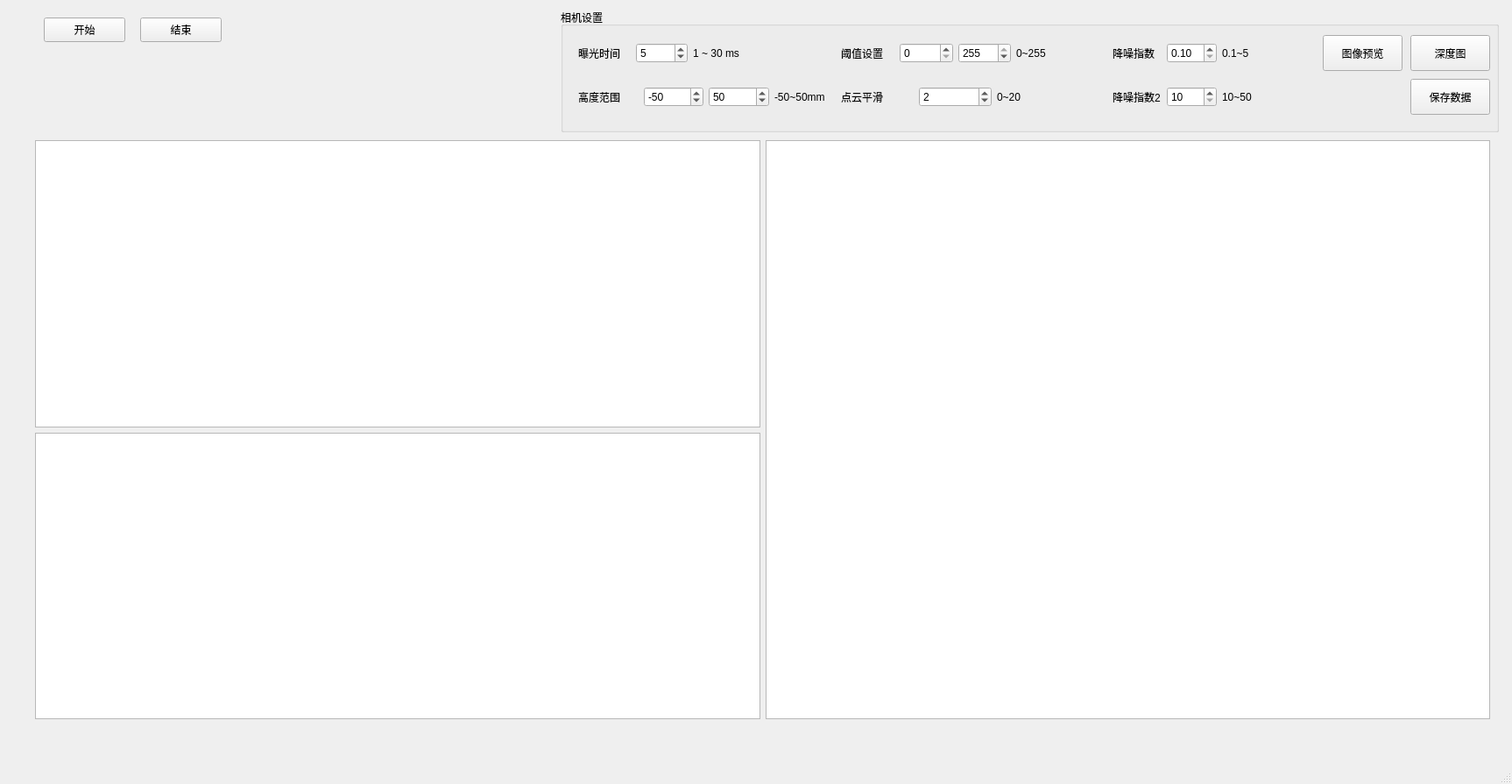
<?xml version="1.0" encoding="UTF-8"?>
<ui version="4.0">
 <class>MainWindow</class>
 <widget class="QMainWindow" name="MainWindow">
  <property name="geometry">
   <rect>
    <x>0</x>
    <y>0</y>
    <width>1726</width>
    <height>895</height>
   </rect>
  </property>
  <property name="windowTitle">
   <string>MainWindow</string>
  </property>
  <widget class="QWidget" name="centralwidget">
   <widget class="QWidget" name="gridLayoutWidget">
    <property name="geometry">
     <rect>
      <x>40</x>
      <y>160</y>
      <width>1661</width>
      <height>681</height>
     </rect>
    </property>
    <layout class="QGridLayout" name="gridLayout" rowstretch="0,0,0" columnstretch="0,0,0" rowminimumheight="0,0,0" columnminimumwidth="0,0,0">
     <property name="sizeConstraint">
      <enum>QLayout::SizeConstraint::SetDefaultConstraint</enum>
     </property>
     <property name="leftMargin">
      <number>0</number>
     </property>
     <property name="topMargin">
      <number>0</number>
     </property>
     <property name="rightMargin">
      <number>0</number>
     </property>
     <property name="bottomMargin">
      <number>0</number>
     </property>
     <item row="1" column="0">
      <widget class="QGraphicsView" name="graphicsVibration"/>
     </item>
     <item row="0" column="0">
      <widget class="QGraphicsView" name="graphicsForce"/>
     </item>
     <item row="0" column="2" rowspan="2">
      <widget class="QGraphicsView" name="graphicsCamera"/>
     </item>
     <item row="2" column="2">
      <widget class="QLabel" name="labelXYZ">
       <property name="text">
        <string/>
       </property>
      </widget>
     </item>
    </layout>
   </widget>
   <widget class="QWidget" name="controlPanel" native="true">
    <property name="geometry">
     <rect>
      <x>40</x>
      <y>10</y>
      <width>581</width>
      <height>141</height>
     </rect>
    </property>
    <widget class="QPushButton" name="stopButton">
     <property name="geometry">
      <rect>
       <x>120</x>
       <y>10</y>
       <width>93</width>
       <height>28</height>
      </rect>
     </property>
     <property name="text">
      <string>结束</string>
     </property>
    </widget>
    <widget class="QPushButton" name="startButton">
     <property name="geometry">
      <rect>
       <x>10</x>
       <y>10</y>
       <width>93</width>
       <height>28</height>
      </rect>
     </property>
     <property name="text">
      <string>开始</string>
     </property>
    </widget>
   </widget>
   <widget class="QGroupBox" name="groupBox">
    <property name="geometry">
     <rect>
      <x>640</x>
      <y>10</y>
      <width>1071</width>
      <height>141</height>
     </rect>
    </property>
    <property name="title">
     <string>相机设置</string>
    </property>
    <widget class="QPushButton" name="btnPreview">
     <property name="geometry">
      <rect>
       <x>870</x>
       <y>30</y>
       <width>91</width>
       <height>41</height>
      </rect>
     </property>
     <property name="text">
      <string>图像预览</string>
     </property>
    </widget>
    <widget class="QPushButton" name="btnDepth">
     <property name="geometry">
      <rect>
       <x>970</x>
       <y>30</y>
       <width>91</width>
       <height>41</height>
      </rect>
     </property>
     <property name="text">
      <string>深度图</string>
     </property>
    </widget>
    <widget class="QPushButton" name="btnSaveCloud">
     <property name="geometry">
      <rect>
       <x>970</x>
       <y>80</y>
       <width>91</width>
       <height>41</height>
      </rect>
     </property>
     <property name="text">
      <string>保存数据</string>
     </property>
    </widget>
    <widget class="QWidget" name="horizontalLayoutWidget">
     <property name="geometry">
      <rect>
       <x>20</x>
       <y>30</y>
       <width>191</width>
       <height>41</height>
      </rect>
     </property>
     <layout class="QHBoxLayout" name="horizontalLayout">
      <item>
       <widget class="QLabel" name="label">
        <property name="text">
         <string>曝光时间</string>
        </property>
       </widget>
      </item>
      <item>
       <widget class="QSpinBox" name="spinExposure">
        <property name="minimum">
         <number>1</number>
        </property>
        <property name="maximum">
         <number>30</number>
        </property>
        <property name="value">
         <number>5</number>
        </property>
       </widget>
      </item>
      <item>
       <widget class="QLabel" name="label_2">
        <property name="text">
         <string>1 ~ 30 ms</string>
        </property>
       </widget>
      </item>
     </layout>
    </widget>
    <widget class="QWidget" name="horizontalLayoutWidget_2">
     <property name="geometry">
      <rect>
       <x>20</x>
       <y>80</y>
       <width>292</width>
       <height>41</height>
      </rect>
     </property>
     <layout class="QHBoxLayout" name="horizontalLayout_3">
      <item>
       <widget class="QLabel" name="label_3">
        <property name="text">
         <string>高度范围</string>
        </property>
       </widget>
      </item>
      <item>
       <widget class="QSpinBox" name="spinHeightMin">
        <property name="minimum">
         <number>-1000</number>
        </property>
        <property name="maximum">
         <number>1000</number>
        </property>
        <property name="value">
         <number>-50</number>
        </property>
       </widget>
      </item>
      <item>
       <widget class="QSpinBox" name="spinHeightMax">
        <property name="minimum">
         <number>-1000</number>
        </property>
        <property name="maximum">
         <number>1000</number>
        </property>
        <property name="value">
         <number>50</number>
        </property>
       </widget>
      </item>
      <item>
       <widget class="QLabel" name="label_4">
        <property name="text">
         <string>-50~50mm</string>
        </property>
       </widget>
      </item>
     </layout>
    </widget>
    <widget class="QWidget" name="horizontalLayoutWidget_3">
     <property name="geometry">
      <rect>
       <x>320</x>
       <y>30</y>
       <width>261</width>
       <height>41</height>
      </rect>
     </property>
     <layout class="QHBoxLayout" name="horizontalLayout_4">
      <item>
       <widget class="QLabel" name="label_5">
        <property name="text">
         <string>阈值设置</string>
        </property>
       </widget>
      </item>
      <item>
       <widget class="QSpinBox" name="spinThresholdMin">
        <property name="maximum">
         <number>255</number>
        </property>
       </widget>
      </item>
      <item>
       <widget class="QSpinBox" name="spinThresholdMax">
        <property name="maximum">
         <number>255</number>
        </property>
        <property name="value">
         <number>255</number>
        </property>
       </widget>
      </item>
      <item>
       <widget class="QLabel" name="label_6">
        <property name="text">
         <string>0~255</string>
        </property>
       </widget>
      </item>
     </layout>
    </widget>
    <widget class="QWidget" name="horizontalLayoutWidget_5">
     <property name="geometry">
      <rect>
       <x>320</x>
       <y>80</y>
       <width>261</width>
       <height>41</height>
      </rect>
     </property>
     <layout class="QHBoxLayout" name="horizontalLayout_6">
      <item>
       <widget class="QLabel" name="label_10">
        <property name="text">
         <string>点云平滑</string>
        </property>
       </widget>
      </item>
      <item>
       <widget class="QSpinBox" name="spinSmooth">
        <property name="maximum">
         <number>20</number>
        </property>
        <property name="value">
         <number>2</number>
        </property>
       </widget>
      </item>
      <item>
       <widget class="QLabel" name="label_11">
        <property name="text">
         <string>0~20</string>
        </property>
       </widget>
      </item>
     </layout>
    </widget>
    <widget class="QWidget" name="horizontalLayoutWidget_6">
     <property name="geometry">
      <rect>
       <x>630</x>
       <y>30</y>
       <width>181</width>
       <height>41</height>
      </rect>
     </property>
     <layout class="QHBoxLayout" name="horizontalLayout_7">
      <item>
       <widget class="QLabel" name="label_12">
        <property name="text">
         <string>降噪指数</string>
        </property>
       </widget>
      </item>
      <item>
       <widget class="QDoubleSpinBox" name="spinDenoise1">
        <property name="minimum">
         <double>0.100000000000000</double>
        </property>
        <property name="maximum">
         <double>50.000000000000000</double>
        </property>
        <property name="singleStep">
         <double>10.000000000000000</double>
        </property>
       </widget>
      </item>
      <item>
       <widget class="QLabel" name="label_13">
        <property name="text">
         <string>0.1~5</string>
        </property>
       </widget>
      </item>
     </layout>
    </widget>
    <widget class="QWidget" name="horizontalLayoutWidget_4">
     <property name="geometry">
      <rect>
       <x>630</x>
       <y>80</y>
       <width>181</width>
       <height>41</height>
      </rect>
     </property>
     <layout class="QHBoxLayout" name="horizontalLayout_5">
      <item>
       <widget class="QLabel" name="label_9">
        <property name="text">
         <string>降噪指数2</string>
        </property>
       </widget>
      </item>
      <item>
       <widget class="QSpinBox" name="spinDenoise2">
        <property name="minimum">
         <number>10</number>
        </property>
        <property name="maximum">
         <number>50</number>
        </property>
       </widget>
      </item>
      <item>
       <widget class="QLabel" name="label_8">
        <property name="text">
         <string>10~50</string>
        </property>
       </widget>
      </item>
     </layout>
    </widget>
   </widget>
  </widget>
  <widget class="QMenuBar" name="menubar">
   <property name="geometry">
    <rect>
     <x>0</x>
     <y>0</y>
     <width>1726</width>
     <height>25</height>
    </rect>
   </property>
  </widget>
  <widget class="QStatusBar" name="statusbar"/>
 </widget>
 <resources/>
 <connections/>
</ui>
